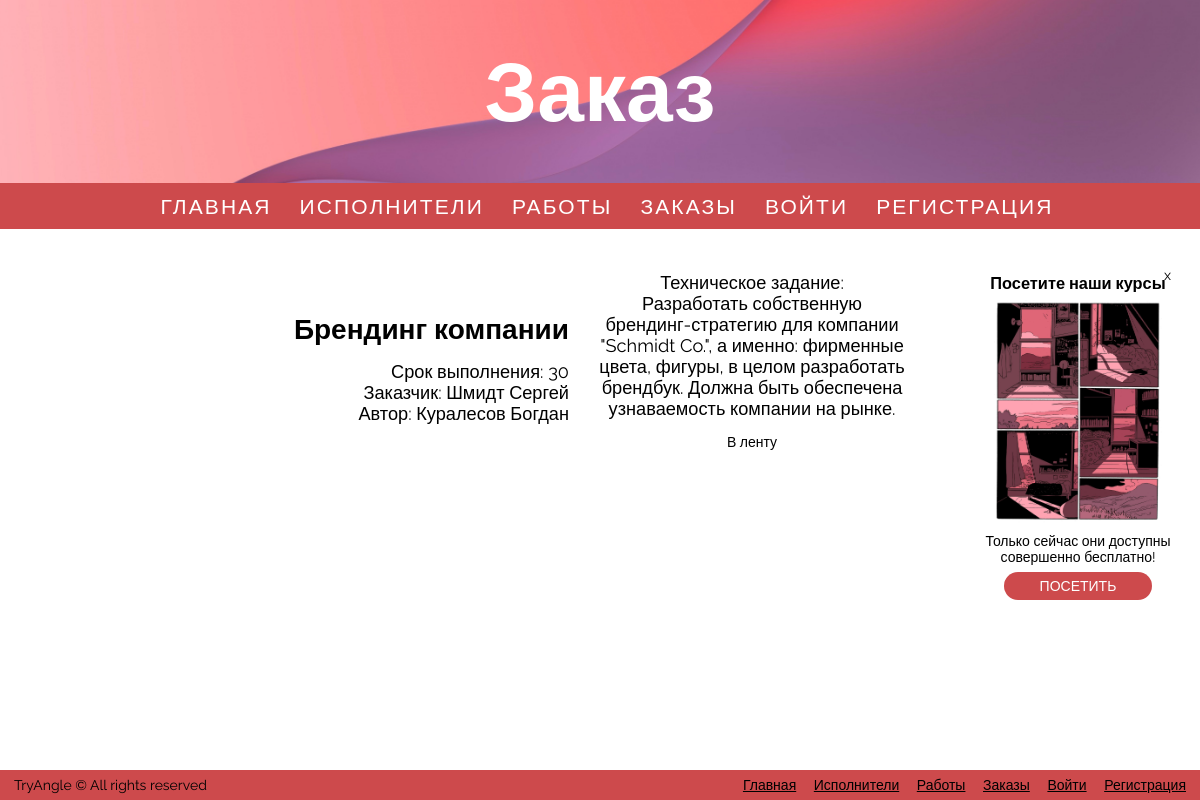
Screenshot of /requests.html/2 with the database file from the repository.
### app.py (models this page shows)
class Request(db.Model):
    id = db.Column(db.Integer, primary_key=True)
    name = db.Column(db.String(100), nullable=False)
    number = db.Column(db.Integer, nullable=False)
    customer = db.Column(db.Integer, db.ForeignKey(User.id), nullable=False)
    artist = db.Column(db.Integer, db.ForeignKey(User.id))
    about = db.Column(db.Text, nullable=False)

class User(UserMixin, db.Model):
    id = db.Column(db.Integer, primary_key=True)
    email = db.Column(db.String(100), unique=True)
    password = db.Column(db.String(100), nullable=False)
    surname = db.Column(db.String(50), nullable=False)
    name = db.Column(db.String(50), nullable=False)
    phone = db.Column(db.String(15), nullable=False)
    isartist = db.Column(db.Boolean, nullable=False)
    artist_specialization = db.Column(db.String(50))
    artist_exp = db.Column(db.Integer)
    customer_company = db.Column(db.String(100))
    customer_sphere = db.Column(db.String(50))
    about = db.Column(db.Text, nullable=False)

### app.py (the view, shortened to what this page needs)
@app.route("/requests.html/<int:id>", methods=['POST', 'GET'])
def request_detail(id):
    requestik = Request.query.get(id)
    users = User.query.order_by(User.id.desc()).all()
    return render_template("request.html", requestik=requestik, users=users, current_user=current_user, authenticated=current_user.is_authenticated)

### templates/request.html (shortened to what this page needs)
<!DOCTYPE html>
<html lang='en-EN'>
<head>
  <link href='../static/styles.css' rel='stylesheet'>
</head>
<body>
  <div class='wrapper'>
  <header>
      <h1>Заказ</h1>
  </header>
  <nav>
      <a href='/' title='Главная'>Главная</a>
      <a href='/artists.html' title='Исполнители'>Исполнители</a>
      <a href='/completes.html' title='Работы'>Работы</a>
      <a href='/requests.html' title='Заказы'>Заказы</a>
      {% if not authenticated %}
      <a href='/login.html' title='Войти'>Войти</a>
      <a href='/signup.html' title='Регистрация'>Регистрация</a>
      {% endif %}
  </nav>
  <main>
    <div class='ad'>
      <p class='close' onclick='hideAd()'>x</p>
      <h3>Посетите наши курсы</h3>
      <img src='../static/src/ad.png' alt='Курсы'>
      <p>Только сейчас они доступны совершенно бесплатно!</p>
      <a href='https://skillbox.ru/' title='Курсы'><p class='button'>Посетить</p></a>
    </div>
    <div class='section last'>
      <div class='left'>
        <h2>{{requestik.name}}</h2>
        <p>Срок выполнения: {{requestik.number}}</p>
        <p>Заказчик:
            {% for i in users %}
              {% if requestik.customer == i.id %}
                {{i.surname}} {{i.name}}
              {% endif %}
            {% endfor %}
        </p>
        <p>Автор:
            {% for i in users %}
              {% if requestik.artist == i.id %}
                {{i.surname}} {{i.name}}
              {% endif %}
            {% endfor %}
        </p>
      </div>
      <div class='line'>
        <p>Техническое задание:</p>
        <p>{{requestik.about}}</p>
        <a href='/requests.html'><div class='card'>В ленту</div></a>
      </div>
    </div>
  </main>
  <div class='footer'>
    <div><p>TryAngle &#169 All rights reserved</p></div>
    <div>
      <a href='/' title='Главная'>Главная</a>
      <a href='/artists.html' title='Исполнители'>Исполнители</a>
      <a href='/completes.html' title='Работы'>Работы</a>
      <a href='/requests.html' title='Заказы'>Заказы</a>
      {% if not authenticated %}
      <a href='/login.html' title='Войти'>Войти</a>
      <a href='/signup.html' title='Регистрация'>Регистрация</a>
      {% endif %}
    </div>
  </div>
  </div>
</body>
</html>

### rows the page displays
Request: name "Брендинг компании", number "30", about "Разработать собственную брендинг-стратегию для компании \"Schmidt Co.\", а именно: фирменные цвета, фигуры, в целом разработать брендбук. Должна быть обеспечена узнаваемость компании на рынке."
User: surname "Шмидт", name "Сергей"
User: surname "Куралесов", name "Богдан"
